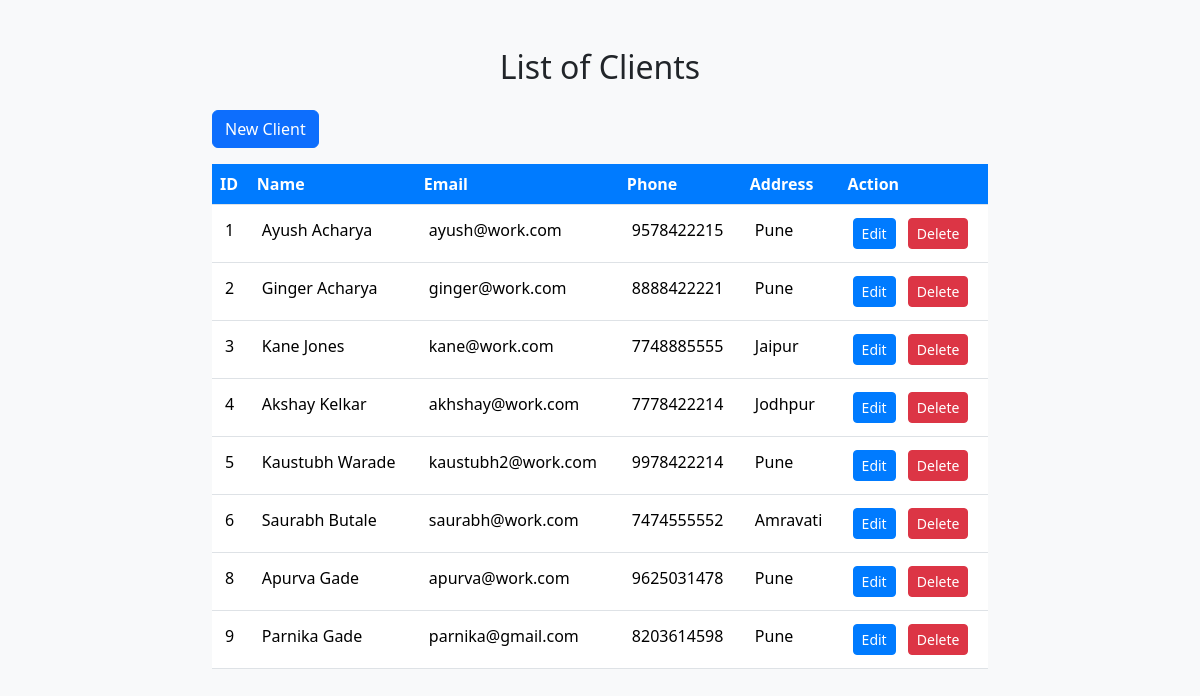
The page / on the database its author committed.
### tables this page shows
CREATE TABLE `clients` (
  `id` int(11) NOT NULL,
  `name` varchar(100) NOT NULL,
  `email` varchar(200) NOT NULL,
  `phone` varchar(20) DEFAULT NULL,
  `address` varchar(200) DEFAULT NULL
);

### index.php (the view, shortened to what this page needs)
<!DOCTYPE html>
<html lang="en">
<head>
    <link rel="stylesheet" href="https://cdn.jsdelivr.net/npm/bootstrap@5.3.3/dist/css/bootstrap.min.css">
</head>
<body>
    <div class="container my-5 client-list-container">
        <h2 class="text-center mb-4">List of Clients</h2>
        <div class="btn-container mb-3">
            <a class="btn btn-primary" href="/myshop/create.php" role="button">New Client</a>
        </div>
        <table class="table client-table">
            <thead>
                <tr>
                    <th>ID</th>
                    <th>Name</th>
                    <th>Email</th>
                    <th>Phone</th>
                    <th>Address</th>
                    <th>Action</th>
                </tr>
            </thead>
            <tbody>
                <?php
                $servername = "localhost";
                $username = "root";
                $password = "";
                $database = "myshop";
                $connection = new mysqli($servername, $username, $password, $database);
                $sql = "SELECT * FROM clients";
                $result = $connection->query($sql);
                while ($row = $result->fetch_assoc()) {
                    echo "
                    <tr>
                        <td>{$row['id']}</td>
                        <td>{$row['name']}</td>
                        <td>{$row['email']}</td>
                        <td>{$row['phone']}</td>
                        <td>{$row['address']}</td>
                        <td>
                            <a class='btn btn-primary btn-sm edit-btn me-2' href='/myshop/edit.php?id={$row['id']}'>Edit</a>
                            <a class='btn btn-primary btn-sm delete-btn' href='/myshop/delete.php?id={$row['id']}'>Delete</a>
                        </td>
                    </tr>
                    ";
                }
                ?>
            </tbody>
        </table>
    </div>
</body>
</html>

### index.php (style rules this page uses)
body { background-color: #f8f9fa; }
.client-table th { background-color: #007bff; color: #fff; }
.client-table td { padding: 13px; }
.client-table tbody tr:nth-child(even) { background-color: #f8f9fa; }
.edit-btn { background-color: #007bff; border-color: #007bff; }
.delete-btn { background-color: #dc3545; border-color: #dc3545; }
.client-list-container { margin: 0 auto; max-width: 800px; }
.btn-container { display: flex; justify-content: space-between; }

### rows shown on the page
clients: id "1", name "Ayush Acharya", email "ayush@work.com", phone "9578422215", address "Pune"
clients: id "2", name "Ginger Acharya", email "ginger@work.com", phone "8888422221", address "Pune"
clients: id "3", name "Kane Jones", email "kane@work.com", phone "7748885555", address "Jaipur"
clients: id "4", name "Akshay Kelkar", email "akhshay@work.com", phone "7778422214", address "Jodhpur"
clients: id "5", name "Kaustubh Warade", email "kaustubh2@work.com", phone "9978422214", address "Pune"
clients: id "6", name "Saurabh Butale", email "saurabh@work.com", phone "7474555552", address "Amravati"
clients: id "8", name "Apurva Gade", email "apurva@work.com", phone "9625031478", address "Pune"
clients: id "9", name "Parnika Gade", email "parnika@gmail.com", phone "8203614598", address "Pune"
